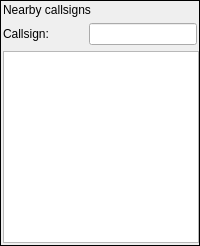
         <widget class="QFrame" name="callsignsFrame">
          <property name="sizePolicy">
           <sizepolicy hsizetype="Expanding" vsizetype="Expanding">
            <horstretch>0</horstretch>
            <verstretch>0</verstretch>
           </sizepolicy>
          </property>
          <property name="minimumSize">
           <size>
            <width>200</width>
            <height>0</height>
           </size>
          </property>
          <property name="maximumSize">
           <size>
            <width>200</width>
            <height>16777215</height>
           </size>
          </property>
          <property name="frameShape">
           <enum>QFrame::Box</enum>
          </property>
          <layout class="QVBoxLayout" name="callsignLayout">
           <property name="margin">
            <number>2</number>
           </property>
           <item>
            <widget class="QLabel" name="callsignsLabel">
             <property name="maximumSize">
              <size>
               <width>200</width>
               <height>16777215</height>
              </size>
             </property>
             <property name="text">
              <string>Nearby callsigns</string>
             </property>
            </widget>
           </item>
           <item>
            <layout class="QHBoxLayout" name="horizontalLayout_3">
             <property name="sizeConstraint">
              <enum>QLayout::SetFixedSize</enum>
             </property>
             <item>
              <widget class="QLabel" name="lblCallsignFind">
               <property name="sizePolicy">
                <sizepolicy hsizetype="Minimum" vsizetype="Preferred">
                 <horstretch>0</horstretch>
                 <verstretch>0</verstretch>
                </sizepolicy>
               </property>
               <property name="maximumSize">
                <size>
                 <width>200</width>
                 <height>16777215</height>
                </size>
               </property>
               <property name="frameShape">
                <enum>QFrame::NoFrame</enum>
               </property>
               <property name="text">
                <string>Callsign:</string>
               </property>
              </widget>
             </item>
             <item>
              <widget class="QLineEdit" name="leCallsignFind">
               <property name="enabled">
                <bool>true</bool>
               </property>
               <property name="sizePolicy">
                <sizepolicy hsizetype="Minimum" vsizetype="Fixed">
                 <horstretch>0</horstretch>
                 <verstretch>0</verstretch>
                </sizepolicy>
               </property>
               <property name="maximumSize">
                <size>
                 <width>200</width>
                 <height>16777215</height>
                </size>
               </property>
               <property name="toolTip">
                <string>Locate a callsign</string>
               </property>
              </widget>
             </item>
            </layout>
           </item>
           <item>
            <widget class="QListWidget" name="listWidget">
             <property name="sizePolicy">
              <sizepolicy hsizetype="Expanding" vsizetype="Expanding">
               <horstretch>0</horstretch>
               <verstretch>0</verstretch>
              </sizepolicy>
             </property>
             <property name="minimumSize">
              <size>
               <width>196</width>
               <height>0</height>
              </size>
             </property>
             <property name="maximumSize">
              <size>
               <width>196</width>
               <height>16777215</height>
              </size>
             </property>
             <property name="toolTip">
              <string>Currently plotted callsigns</string>
             </property>
            </widget>
           </item>
          </layout>
         </widget>
